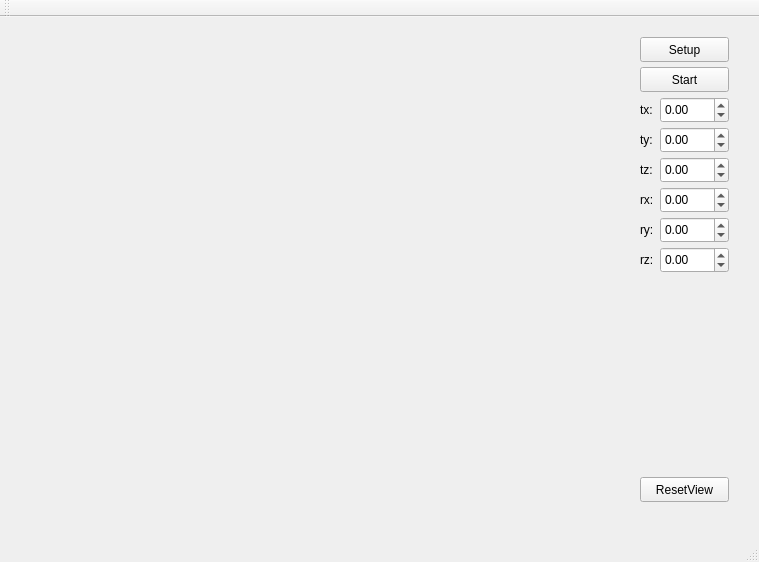
<?xml version="1.0" encoding="UTF-8"?>
<ui version="4.0">
 <class>MainWindow</class>
 <widget class="QMainWindow" name="MainWindow">
  <property name="geometry">
   <rect>
    <x>0</x>
    <y>0</y>
    <width>759</width>
    <height>562</height>
   </rect>
  </property>
  <property name="windowTitle">
   <string>MainWindow</string>
  </property>
  <widget class="QWidget" name="centralWidget">
   <widget class="QWidget" name="verticalLayoutWidget">
    <property name="geometry">
     <rect>
      <x>20</x>
      <y>20</y>
      <width>611</width>
      <height>471</height>
     </rect>
    </property>
    <layout class="QVBoxLayout" name="verticalLayout"/>
   </widget>
   <widget class="QPushButton" name="pushButton_reset_view">
    <property name="geometry">
     <rect>
      <x>640</x>
      <y>460</y>
      <width>89</width>
      <height>25</height>
     </rect>
    </property>
    <property name="text">
     <string>ResetView</string>
    </property>
   </widget>
   <widget class="QLabel" name="label">
    <property name="geometry">
     <rect>
      <x>640</x>
      <y>84</y>
      <width>21</width>
      <height>17</height>
     </rect>
    </property>
    <property name="text">
     <string>tx:</string>
    </property>
   </widget>
   <widget class="QLabel" name="label_2">
    <property name="geometry">
     <rect>
      <x>640</x>
      <y>114</y>
      <width>21</width>
      <height>17</height>
     </rect>
    </property>
    <property name="text">
     <string>ty:</string>
    </property>
   </widget>
   <widget class="QLabel" name="label_3">
    <property name="geometry">
     <rect>
      <x>640</x>
      <y>144</y>
      <width>21</width>
      <height>17</height>
     </rect>
    </property>
    <property name="text">
     <string>tz:</string>
    </property>
   </widget>
   <widget class="QLabel" name="label_4">
    <property name="geometry">
     <rect>
      <x>640</x>
      <y>174</y>
      <width>21</width>
      <height>17</height>
     </rect>
    </property>
    <property name="text">
     <string>rx:</string>
    </property>
   </widget>
   <widget class="QLabel" name="label_5">
    <property name="geometry">
     <rect>
      <x>640</x>
      <y>204</y>
      <width>21</width>
      <height>17</height>
     </rect>
    </property>
    <property name="text">
     <string>ry:</string>
    </property>
   </widget>
   <widget class="QLabel" name="label_6">
    <property name="geometry">
     <rect>
      <x>640</x>
      <y>234</y>
      <width>21</width>
      <height>17</height>
     </rect>
    </property>
    <property name="text">
     <string>rz:</string>
    </property>
   </widget>
   <widget class="QPushButton" name="pushButton_setup">
    <property name="geometry">
     <rect>
      <x>640</x>
      <y>20</y>
      <width>89</width>
      <height>25</height>
     </rect>
    </property>
    <property name="text">
     <string>Setup</string>
    </property>
   </widget>
   <widget class="QDoubleSpinBox" name="doubleSpinBox_tx">
    <property name="geometry">
     <rect>
      <x>660</x>
      <y>80</y>
      <width>69</width>
      <height>26</height>
     </rect>
    </property>
    <property name="minimum">
     <double>-99.000000000000000</double>
    </property>
    <property name="singleStep">
     <double>0.200000000000000</double>
    </property>
   </widget>
   <widget class="QDoubleSpinBox" name="doubleSpinBox_ty">
    <property name="geometry">
     <rect>
      <x>660</x>
      <y>110</y>
      <width>69</width>
      <height>26</height>
     </rect>
    </property>
    <property name="minimum">
     <double>-99.000000000000000</double>
    </property>
    <property name="singleStep">
     <double>0.200000000000000</double>
    </property>
   </widget>
   <widget class="QDoubleSpinBox" name="doubleSpinBox_tz">
    <property name="geometry">
     <rect>
      <x>660</x>
      <y>140</y>
      <width>69</width>
      <height>26</height>
     </rect>
    </property>
    <property name="minimum">
     <double>-99.000000000000000</double>
    </property>
    <property name="singleStep">
     <double>0.200000000000000</double>
    </property>
   </widget>
   <widget class="QDoubleSpinBox" name="doubleSpinBox_rx">
    <property name="geometry">
     <rect>
      <x>660</x>
      <y>170</y>
      <width>69</width>
      <height>26</height>
     </rect>
    </property>
    <property name="minimum">
     <double>-3.150000000000000</double>
    </property>
    <property name="maximum">
     <double>3.150000000000000</double>
    </property>
    <property name="singleStep">
     <double>0.100000000000000</double>
    </property>
   </widget>
   <widget class="QDoubleSpinBox" name="doubleSpinBox_ry">
    <property name="geometry">
     <rect>
      <x>660</x>
      <y>200</y>
      <width>69</width>
      <height>26</height>
     </rect>
    </property>
    <property name="minimum">
     <double>-3.150000000000000</double>
    </property>
    <property name="maximum">
     <double>3.150000000000000</double>
    </property>
    <property name="singleStep">
     <double>0.100000000000000</double>
    </property>
   </widget>
   <widget class="QDoubleSpinBox" name="doubleSpinBox_rz">
    <property name="geometry">
     <rect>
      <x>660</x>
      <y>230</y>
      <width>69</width>
      <height>26</height>
     </rect>
    </property>
    <property name="minimum">
     <double>-3.150000000000000</double>
    </property>
    <property name="maximum">
     <double>3.150000000000000</double>
    </property>
    <property name="singleStep">
     <double>0.100000000000000</double>
    </property>
   </widget>
   <widget class="QPushButton" name="pushButton_start">
    <property name="geometry">
     <rect>
      <x>640</x>
      <y>50</y>
      <width>89</width>
      <height>25</height>
     </rect>
    </property>
    <property name="text">
     <string>Start</string>
    </property>
   </widget>
  </widget>
  <widget class="QMenuBar" name="menuBar">
   <property name="geometry">
    <rect>
     <x>0</x>
     <y>0</y>
     <width>759</width>
     <height>22</height>
    </rect>
   </property>
  </widget>
  <widget class="QToolBar" name="mainToolBar">
   <attribute name="toolBarArea">
    <enum>TopToolBarArea</enum>
   </attribute>
   <attribute name="toolBarBreak">
    <bool>false</bool>
   </attribute>
  </widget>
  <widget class="QStatusBar" name="statusBar"/>
 </widget>
 <layoutdefault spacing="6" margin="11"/>
 <resources/>
 <connections/>
</ui>
